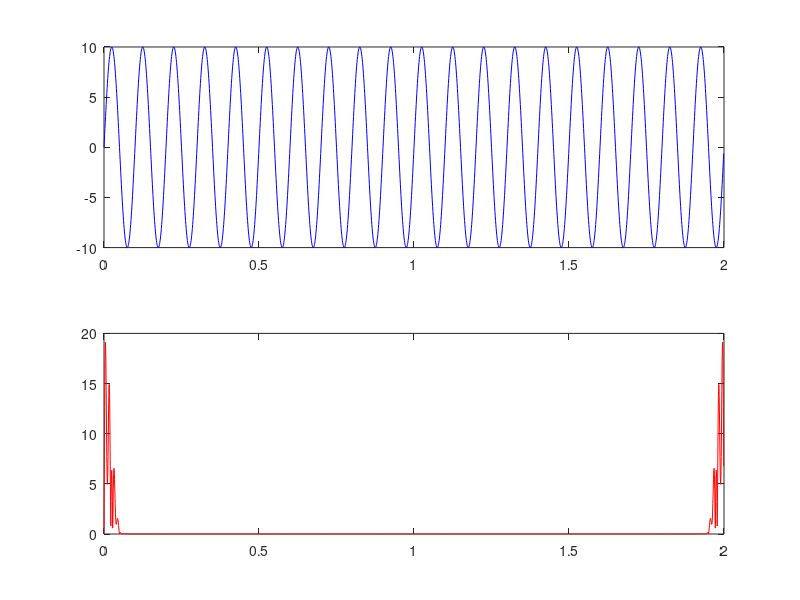

Reproduce this figure in MATLAB.
% Testing fourier and reverse
clear all
clc
Fs = 1000; 
Ts = 1/Fs; 
dt = 0:Ts:2-Ts; 
f1 = 10; 
f2 = 30; 
f3 = 70;
A = 10; 
y1 = A*sin(2*pi*f1*dt);
y2 = A*sin(2*pi*f2*dt);
y3 = A*sin(2*pi*f3*dt);
y4 = y1 + y2 + y3

%% Fourier using coefficient  
reconS = zeros(size(y4));
pnts = length(dt);
fourTime = (0:pnts - 1)/pnts;
fCoefs = zeros(size(y4));
% Forward Fourier 
 for fi = 1:pnts;
     csw = exp( -1i*2*pi*(fi-1)*fourTime);
     fCoefs(fi) = sum(y4.*csw);
 end
% Extract Amplitude 
ampls = abs(fCoefs)/pnts;
ampls(2:end) = 2*ampls(2:end);
% Frequency vector
hz = linspace(0,Fs/2, floor(pnts/2)+1);
fourierSignal = ampls(1:length(hz));

%% Applied Low pass filter 
cut_Off_Frequency_Raw = 10; %B/c we're trying to retain y1
cut_Off_Frequency_Normalized = 15/(Fs/2); % Fs/2 is the nyquist freq.
order = 128; % Increasing the order makes the filter smoother & better
h = fir1(order,cut_Off_Frequency_Normalized);
fh = fft(h,pnts); % Transform LPF from time -> frequency

%mul = fh.*fourierSignal;
%plot(hz,abs(mul));

% Reverse Fourier 
%fCoefs= fh.*sum(y4.*csw);
for fi = 1:pnts;
    csw = fCoefs(fi) * exp(1i*2*pi*(fi-1)*fourTime);
    reconS = reconS + csw;
end 
% Must divide by N
reconS = fh.*(reconS /pnts)
% plot 

subplot(2,1,1);
plot(dt,y1,'b');
subplot(2,1,2);
plot(dt,abs(reconS),'r');





